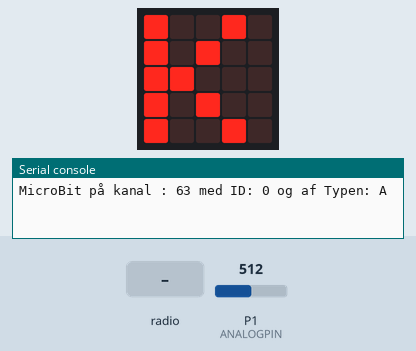
A program run on a simulated BBC micro:bit running MicroPython. Parts: the board's 5×5 LED display, the last lines printed to the serial console. Inputs (shaded band) come from the test bench; at power-on: P1 (ANALOGPIN) = 512 (analog values on the 0–1023 scale). No radio messages arrive unless stated (any console line starting 'radio sent:' is added by the test bench).

Above: at 0.1 s.
At 3.7 s:
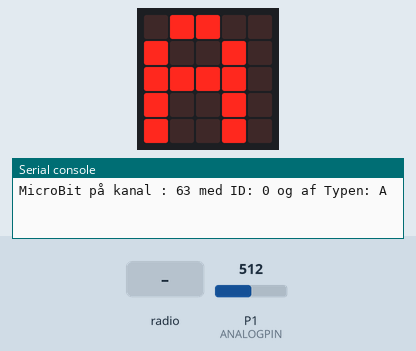
6.3 s: P1 (ANALOGPIN) set to 716
At 6.9 s:
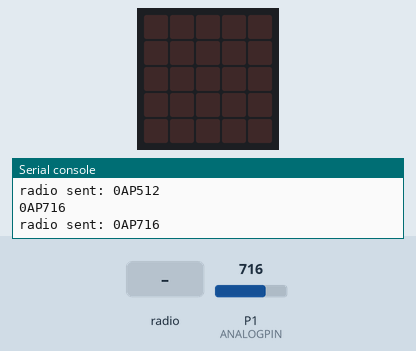
7.8 s: radio message "1" arrives
Timing chart, 0 to 10.8 s (numbered marks = the images above; inputs shaded):
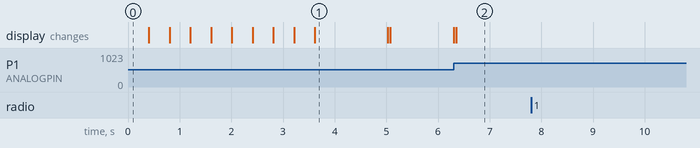

The program:

MBType-A.py
```python
# MBType-A.py - Gem i main.py på Micro:Bit når den skal køre selvstændigt og kombineres med et program på PC/PI/MAC
#             - Husk at det skal være med lille m i main.py ellers duer det ikke!
#
# Version 1.1 - 27 aug 2021 - Udgave til frigivelse/spredning i efteråret 2021.
#                           - Ændret navngivning incl type, og lidt ekstra kommentarer.
# Version 1.0 - 22 mar 2021 - 1. Udgave. LYD-KIT Region MidtJylland
#
# Type A:
# Program der løbende checker analog værdi på pin og sender værdi på radio hhv seriel når ændring i værdi er over en
# given tærskelværdi. Kan ex. bruges sammen med et potentiometer, men også andre analoge målinger herunder fugtighedsmåler.
#
# Er det tilfældet sendes tegn: "P" efterfulgt af en værdi på USB og Radio,
# sammen med MB-id og Type identifikation for at gøre det til et unikt event med flere MB i opstilling.
#
# Værdier sendes løbende med 50 msec interval, men kun hvis der er een tilstrækkelig stor ændring i aflæst værdi siden sidst.
# styret af konstanten TRESHOLD som man kan ændre efter behov.
#
# Modtages noget på radio sendes det videre på USB.
# Derved kan man sætte een MB til PC/MAC/PI og have flere andre der sender på radio og få
# input events fra alle overført til PC/MAC/PI
#
from microbit import *
import radio
import math
#
# Konstanter til at identificere MB, som I skal rette til jeres opstilling
#
MB_TYPE = "A"     # identificerer denne MB som een der sender analog input værdi fra valg pin. SKAL ikke ændres
MB_ID   = "0"     # nummer på MB når i bruger flere af dem i opstilling for at kunne skelne dem ad
CH      = 63      # Den radio kanal I benytter til jeres opstilling/produkt

#
# Konstant til at definere den PIN som bruges (brug kun 0,1 eller 2 som analog. Hvis andre skal bruges så skal der gøres mere
# Check https://microbit-micropython.readthedocs.io/en/v2-docs/pin.html
# TRESHOLD værdi bestemmer hvor stor en ændring der skal være for at værdi sendes. Så kan jitter undgås.
# Afhænger af kredsløb som er tilsluttet. Et potentiometer er typisk så stabilt mht modstand at der kun er behov for 1 i TRESHOLD.
#
ANALOGPIN = pin1
THRESHOLD = 1

#
# Variabler til at holde styr på input og hvor stor en ændring. Hvis forskel mellem value og last value er mindre end TRESHOLD
# så sendes der ingen værdi.

value      = 0
last_value = 0

#
# Tænde for radio med fuld sende styrke men på specifik kanal som benyttes i opstillingen
#
radio.config(channel=CH)     # samme kanal i alle MB's i samme opstilling. Brug nummer som gruppe har fået tildelt
radio.on()
#
# For at identificere MB på USB (hvis den er tilsluttet via USB) samt kokalt på MB display
#
print("MicroBit på kanal : "+str(CH)+" med ID: "+MB_ID+" og af Typen: "+MB_TYPE)
display.show("K:"+str(CH)+"I:"+MB_ID+"T:"+MB_TYPE)
sleep(1000)
display.clear()

#
# Hoved program der løbende checker om analog værdi er ændret tilstrækkeligt siden sidst aflæsning.
# Hvis det er tilfældet sendes værdi på seriel og radio.
# Desuden checkes for modtaget telegram på radio som så videresendes på seriel.
#

key = "P"

while True:                        # Forever - genererer events på radio og USB

    value = ANALOGPIN.read_analog()

    if abs(value-last_value) > THRESHOLD:      # sender kun hvis ændring i værdi er stor nok
        event = MB_ID+MB_TYPE+key+str(value)  # unik event med MB ident,type og key der er aktiveret
        print(event)                          # Send streng på USB   - OK selvom MB ikke er tilsluttet via USB
        radio.send(event)                     # Send streng på radio - OK selvom MB er tilslutet via USB
        display.show(key)                     # Local feedback på Micro:Bit display. Kan fjernes for at spare strøm.
        last_value=value                      # Her venter vi ikke da aflæsing og afsendelse af værdi ikke skal sløves
    else: display.clear()                     # så clearer kun display når der IKKE er ændringer i værdi.
    #
    # Hvis der modtages noget på radio sendes det ufilteret/uændret videre på USB.
    #
    r = radio.receive()
    if r :
        print(r)

    sleep(50)                                 # Vent 50 Ms i hoved løkke, så så bliver 'normal' takten for test af sensor input.
```

Measured:
- what the display in image 1 shows lasts 1.4 s, from 3.6 s to 5.0 s
